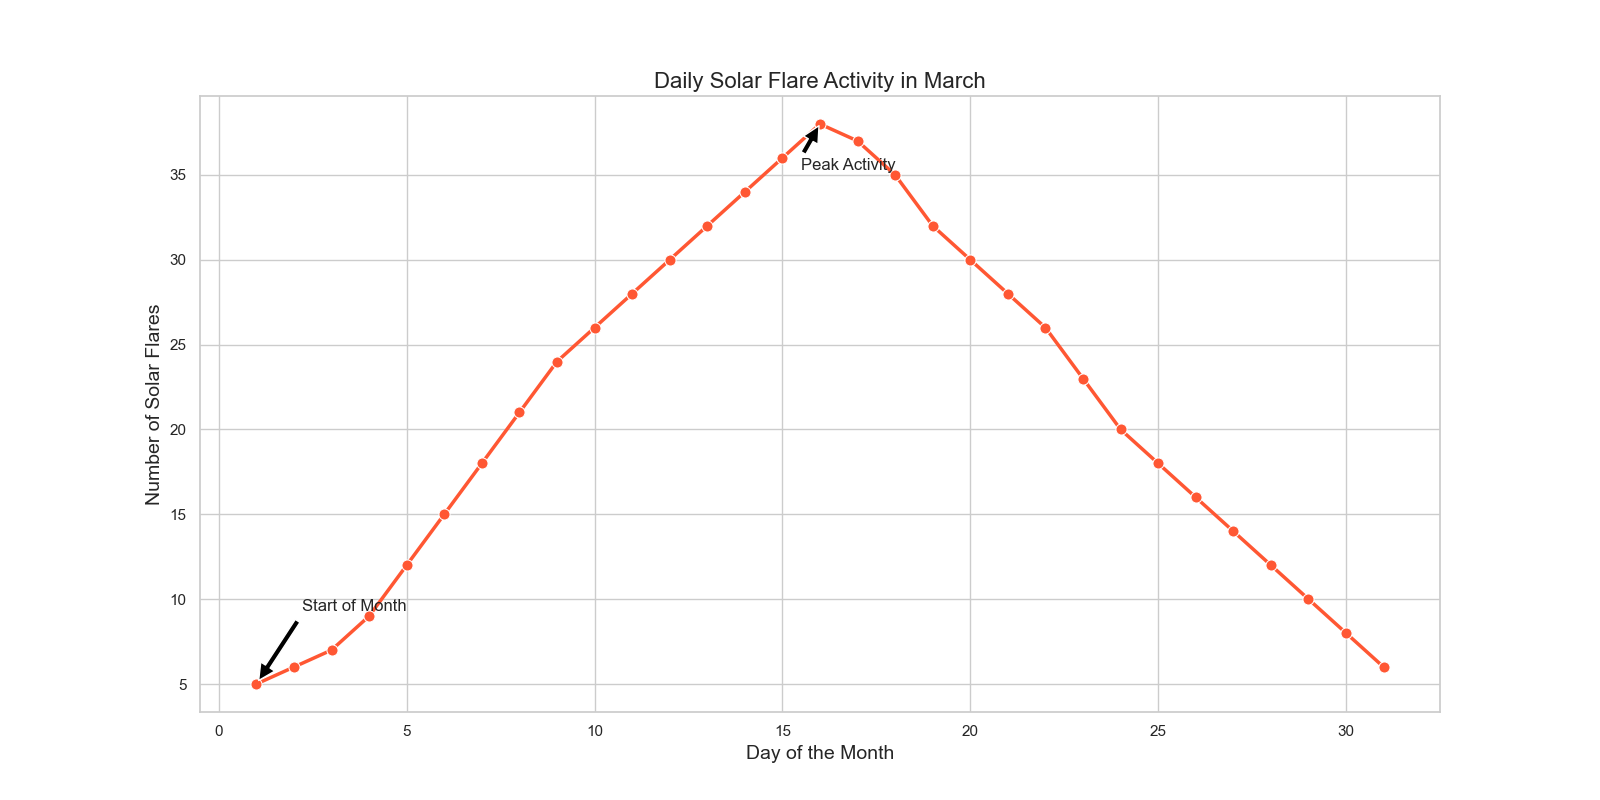

This figure's Python source:

import seaborn as sns
import matplotlib.pyplot as plt
import pandas as pd

# Data
data = {'Day': [1, 2, 3, 4, 5, 6, 7, 8, 9, 10, 11, 12, 
                13, 14, 15, 16, 17, 18, 19, 20, 21, 22, 
                23, 24, 25, 26, 27, 28, 29, 30, 31],
        'Flare_Count': [5, 6, 7, 9, 12, 15, 18, 21, 24, 26, 28, 30, 
                        32, 34, 36, 38, 37, 35, 32, 30, 28, 26, 23, 
                        20, 18, 16, 14, 12, 10, 8, 6]}

# Create DataFrame
df = pd.DataFrame(data)

# Set the size of the plot
plt.figure(figsize=(16, 8))

# Create lineplot
sns.lineplot(x='Day', y='Flare_Count', data=df, 
             color='#FF5733', marker='o', markersize=8, linewidth=2.5)

# Annotations
plt.annotate('Peak Activity', xy=(16, 38), xytext=(18, 36),
             arrowprops=dict(facecolor='black', shrink=0.05),
             horizontalalignment='right', verticalalignment='top')

plt.annotate('Start of Month', xy=(1, 5), xytext=(5, 10),
             arrowprops=dict(facecolor='black', shrink=0.05),
             horizontalalignment='right', verticalalignment='top')

# Adding title and labels
plt.title('Daily Solar Flare Activity in March', fontsize=16)
plt.xlabel('Day of the Month', fontsize=14)
plt.ylabel('Number of Solar Flares', fontsize=14)

# Display the plot
plt.show()
